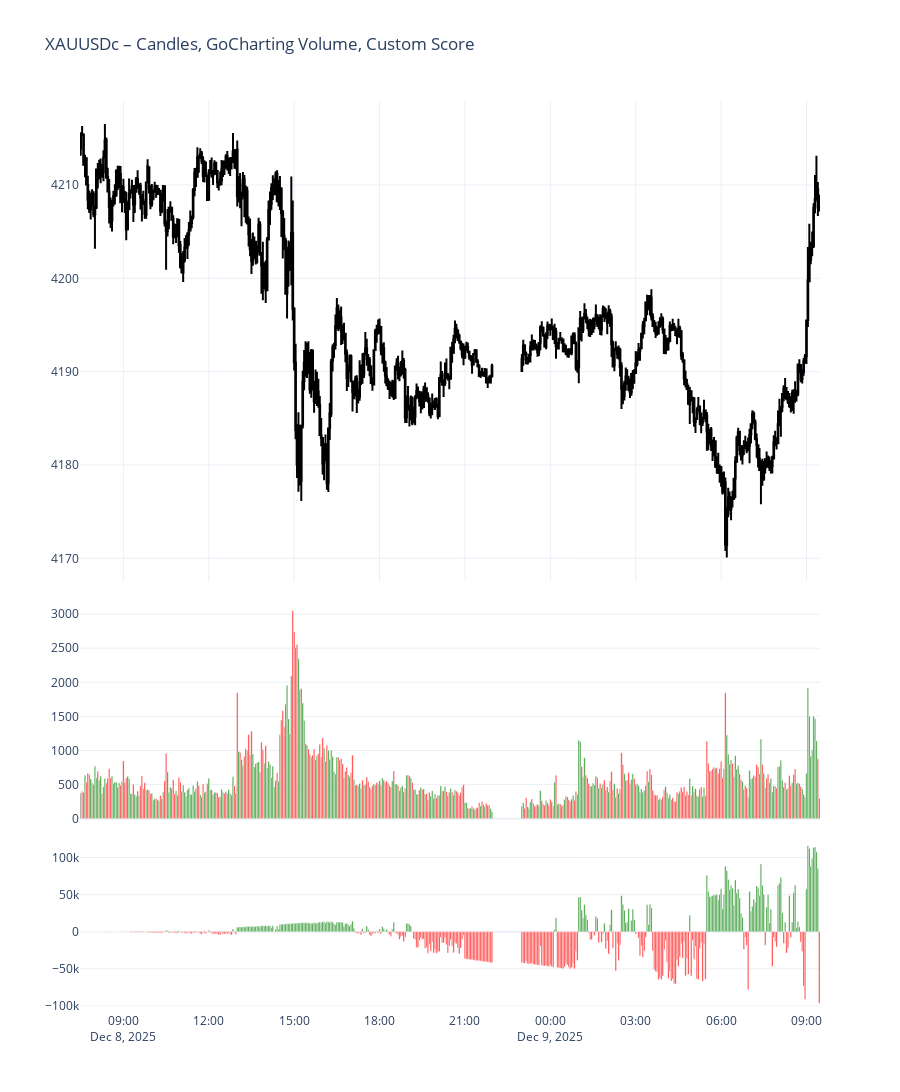

The notebook cell this image was saved under:
### Code cell
import MetaTrader5 as mt5
import pandas as pd
import plotly.graph_objects as go
from plotly.subplots import make_subplots

# ------------------------------------------------------------
# CONNECT TO MT5
# ------------------------------------------------------------
if not mt5.initialize():
    raise RuntimeError("MT5 Initialize failed. Check MT5 terminal status.")

symbol = "XAUUSDc"
tf = mt5.TIMEFRAME_M3

if not mt5.symbol_select(symbol, True):
    raise RuntimeError(f"Cannot select symbol: {symbol}")

rates = mt5.copy_rates_from_pos(symbol, tf, 0, 500)
mt5.shutdown()

df = pd.DataFrame(rates)
df["time"] = pd.to_datetime(df["time"], unit="s")

# ------------------------------------------------------------
# GOCHARTING-STYLE VOLUME COLOR LOGIC
# ------------------------------------------------------------
df["prev_close"] = df["close"].shift(1)

def vol_color(row):
    if row["close"] > row["prev_close"]:
        return "green"
    elif row["close"] < row["prev_close"]:
        return "red"
    else:
        return "gray"

df["vol_color"] = df.apply(vol_color, axis=1)

# ------------------------------------------------------------
# CUSTOM SCORE ALGORITHM
# Positive/Negative scoring based on tick volume & lookback
# ------------------------------------------------------------

def compute_custom_score(series, index):
    """
    For bar i:
    +1 if vol[i] > vol[i-1]
    +2 if vol[i] > vol[i-2]
    +3 if vol[i] > vol[i-3]
    …
    -1 if vol[i] < vol[i-1]
    -2 if vol[i] < vol[i-2]
    -3 if vol[i] < vol[i-3]
    Unlimited scoring as long as lookbacks apply.
    """
    score = 0
    current_vol = series[index]

    # loop through all possible lookbacks
    for lb in range(1, index + 1):
        comp_vol = series[index - lb]
        if current_vol > comp_vol:
            score += lb
        elif current_vol < comp_vol:
            score -= lb
        # equal → score += 0

    return score

scores = []
for i in range(len(df)):
    scores.append(compute_custom_score(df["tick_volume"], i))

df["custom_score"] = scores

# ------------------------------------------------------------
# FIGURE LAYOUT: 3 PANES
# 1. Candles
# 2. GoCharting Volume
# 3. Custom Score Bar Plot
# ------------------------------------------------------------

fig = make_subplots(
    rows=3,
    cols=1,
    shared_xaxes=True,
    vertical_spacing=0.02,
    row_heights=[0.55, 0.25, 0.20]
)

# ------------------------------------------------------------
# 1. CANDLESTICKS
# ------------------------------------------------------------
fig.add_trace(
    go.Candlestick(
        x=df["time"],
        open=df["open"],
        high=df["high"],
        low=df["low"],
        close=df["close"],
        name="XAUUSDc",
        increasing_line_color="black",
        decreasing_line_color="black",
        increasing_fillcolor="white",
        decreasing_fillcolor="white"
    ),
    row=1, col=1
)

# ------------------------------------------------------------
# 2. GOCHARTING-STYLE VOLUME
# ------------------------------------------------------------
fig.add_trace(
    go.Bar(
        x=df["time"],
        y=df["tick_volume"],
        marker_color=df["vol_color"],
        name="Volume",
        opacity=0.9
    ),
    row=2, col=1
)

# ------------------------------------------------------------
# 3. CUSTOM SCORE BAR PLOT
# ------------------------------------------------------------
fig.add_trace(
    go.Bar(
        x=df["time"],
        y=df["custom_score"],
        marker_color=df["custom_score"].apply(lambda x: "green" if x > 0 else "red" if x < 0 else "gray"),
        name="Custom Score",
        opacity=0.9
    ),
    row=3, col=1
)

# ------------------------------------------------------------
# CHART LAYOUT (WHITE THEME)
# ------------------------------------------------------------
fig.update_layout(
    template="plotly_white",
    title="XAUUSDc – Candles, GoCharting Volume, Custom Score",
    height=1100,
    bargap=0.05,
    showlegend=False
)

fig.update_xaxes(rangeslider_visible=False)

fig.show()

### Figure 1 — Plotly figure (JSON) as saved in the notebook; plotly's stock layout.template omitted (floating-point values rounded to 4 significant figures; data arrays with more than 128 entries replaced by an {"elided": "..."} marker saying what was removed)
{"data": [{"close": {"elided": "500 float values"}, "decreasing": {"fillcolor": "white", "line": {"color": "black"}}, "high": {"elided": "500 float values"}, "increasing": {"fillcolor": "white", "line": {"color": "black"}}, "low": {"elided": "500 float values"}, "name": "XAUUSDc", "open": {"elided": "500 float values"}, "type": "candlestick", "x": {"elided": "500 str values"}, "xaxis": "x", "yaxis": "y"}, {"marker": {"color": {"elided": "500 str values"}}, "name": "Volume", "opacity": 0.9, "type": "bar", "x": {"elided": "500 str values"}, "xaxis": "x2", "y": {"elided": "500 int values"}, "yaxis": "y2"}, {"marker": {"color": {"elided": "500 str values"}}, "name": "Custom Score", "opacity": 0.9, "type": "bar", "x": {"elided": "500 str values"}, "xaxis": "x3", "y": {"elided": "500 int values"}, "yaxis": "y3"}], "layout": {"bargap": 0.05, "height": 1100, "showlegend": false, "title": {"text": "XAUUSDc – Candles, GoCharting Volume, Custom Score"}, "xaxis": {"anchor": "y", "domain": [0, 1], "matches": "x3", "rangeslider": {"visible": false}, "showticklabels": false}, "xaxis2": {"anchor": "y2", "domain": [0, 1], "matches": "x3", "rangeslider": {"visible": false}, "showticklabels": false}, "xaxis3": {"anchor": "y3", "domain": [0, 1], "rangeslider": {"visible": false}}, "yaxis": {"anchor": "x", "domain": [0.472, 1]}, "yaxis2": {"anchor": "x2", "domain": [0.212, 0.452]}, "yaxis3": {"anchor": "x3", "domain": [0, 0.192]}}}
